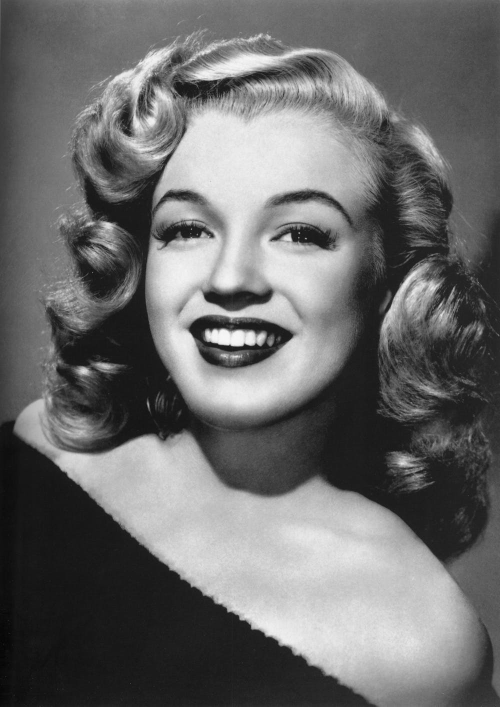
#> input picture Face Detect/source_images/photo-1.jpeg, 1000 x 1413 px (shown at 1/2 size); its folder holds 3 pictures in this run
$ python face_detection.py
#> lines starting #> are read from the running program, lines starting #| are printed output that depends on the picture; after the words box and inside, x2 and y2 are one past the last pixel; in counts of white or black regions, pixels touching at a corner belong together
import cv2

def face_detection(imageName):
#> called with imageName = 'photo-1.jpeg'
    sourceFileName = "source_images/"
    finalFileName = "final_images/"

    # Load the cascade
    face_cascade = cv2.CascadeClassifier('haarcascade_frontalface_1.xml')

    # Read the input image
    img = cv2.imread(sourceFileName + imageName)
#> img is the input picture: shape (1413, 1000, 3); min 0, max 251, mean 107.7

    # Convert into grayscale
    gray = cv2.cvtColor(img, cv2.COLOR_BGR2GRAY)

    # Detect faces
    faces = face_cascade.detectMultiScale(gray, 1.1, 4)
#> faces = [[192, 234, 573, 573]]

    # Draw rectangle around the faces
    for (x, y, w, h) in faces:
        cv2.rectangle(img, (x, y), (x+w, y+h), (255, 0, 0), 2)
#> this loop made 1 pass
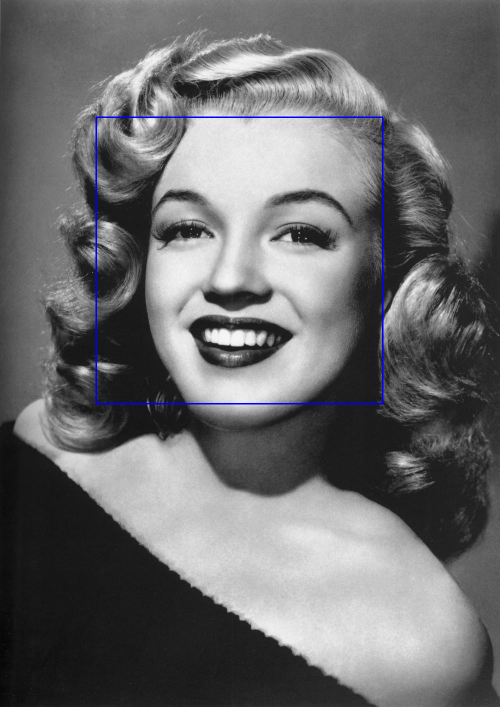
#> img: shape (1413, 1000, 3) (shown at 1/2 size); 0.49% of pixels changed, all inside (x1, y1, x2, y2) = (191, 233, 767, 809)

    # Display the output
    cv2.imwrite(finalFileName+'Face_'+imageName,img)
    cv2.imshow('img', img)
    cv2.waitKey()


def main():
    imageNamesList = ["photo-1.jpeg", "photo-2.jpeg", "photo-3.jpeg"]
    for imageName in imageNamesList:
        face_detection(imageName)
#> pass 2 of the loop in main, `for imageName in imageNamesList:`:
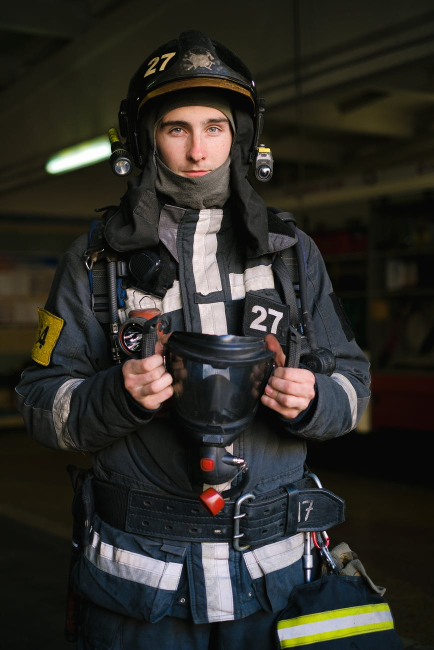
#> input picture Face Detect/source_images/photo-2.jpeg, 867 x 1300 px (shown at 1/2 size)
#> in face_detection, img is the input picture: shape (1300, 867, 3); mean B, G, R 39.2, 44.5, 46
#> in face_detection (call 2), `gray = cv2.cvtColor(img, cv2.COLOR_BGR2GRAY)`:
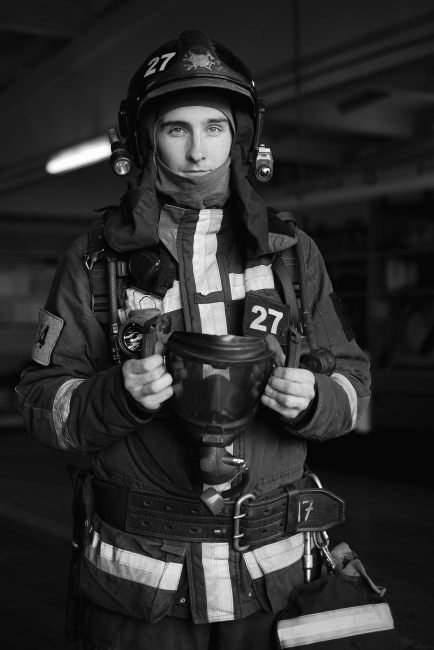
#> gray: shape (1300, 867) (shown at 1/2 size); min 0, max 255, mean 44.4
#> faces = [[300, 187, 185, 185]]
#> the loop in face_detection (call 2), `for (x, y, w, h) in faces:` made 1 pass
#> after the loop in face_detection (call 2), `for (x, y, w, h) in faces:`:
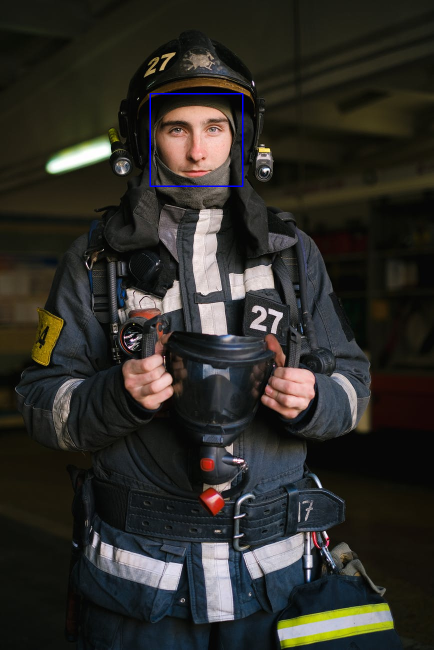
#> img: shape (1300, 867, 3) (shown at 1/2 size); 0.2% of pixels changed, all inside (x1, y1, x2, y2) = (299, 186, 487, 374)
#> pass 3 of the loop in main, `for imageName in imageNamesList:`:
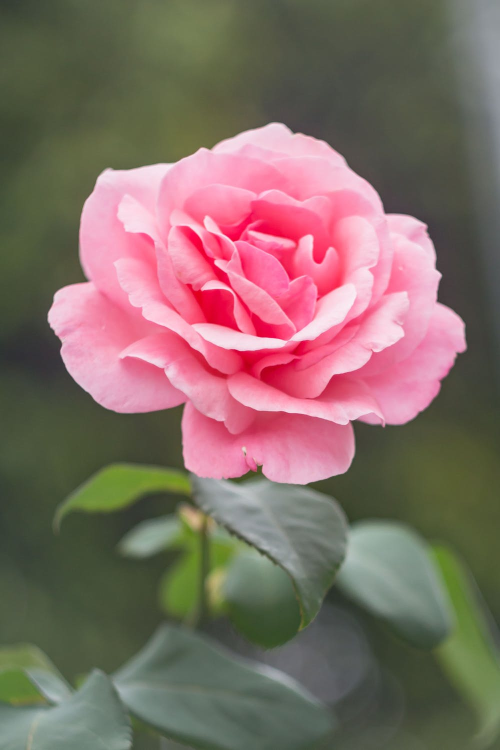
#> input picture Face Detect/source_images/photo-3.jpeg, 1000 x 1500 px (shown at 1/2 size)
#> in face_detection, img is the input picture: shape (1500, 1000, 3); mean B, G, R 101.8, 108.6, 129.7
#> in face_detection (call 3), `gray = cv2.cvtColor(img, cv2.COLOR_BGR2GRAY)`:
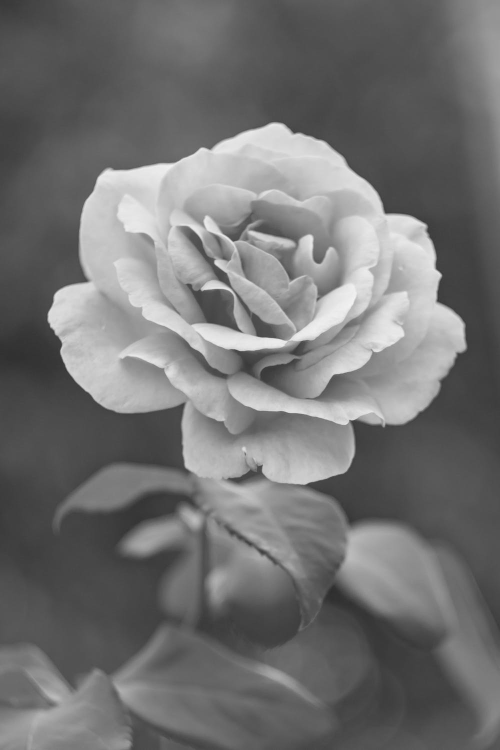
#> gray: shape (1500, 1000) (shown at 1/2 size); min 42, max 246, mean 114.1
#> faces = ()


if __name__ == '__main__':
    main()
